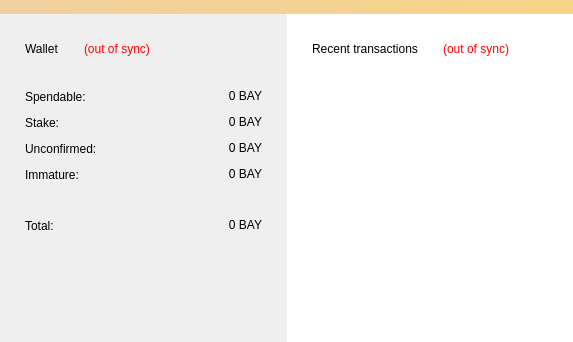
<?xml version="1.0" encoding="UTF-8"?>
<ui version="4.0">
 <class>OverviewPage</class>
 <widget class="QWidget" name="OverviewPage">
  <property name="geometry">
   <rect>
    <x>0</x>
    <y>0</y>
    <width>573</width>
    <height>342</height>
   </rect>
  </property>
  <property name="windowTitle">
   <string>Form</string>
  </property>
  <layout class="QVBoxLayout" name="topLayout">
   <property name="spacing">
    <number>0</number>
   </property>
   <property name="leftMargin">
    <number>0</number>
   </property>
   <property name="topMargin">
    <number>0</number>
   </property>
   <property name="rightMargin">
    <number>0</number>
   </property>
   <property name="bottomMargin">
    <number>0</number>
   </property>
   <item>
    <widget class="QLabel" name="labelAlerts">
     <property name="visible">
      <bool>false</bool>
     </property>
     <property name="styleSheet">
      <string notr="true">background-color: qlineargradient(x1: 0, y1: 0, x2: 1, y2: 0, stop:0 #F0D0A0, stop:1 #F8D488);  color:#000000
</string>
     </property>
     <property name="wordWrap">
      <bool>true</bool>
     </property>
     <property name="margin">
      <number>3</number>
     </property>
    </widget>
   </item>
   <item>
    <layout class="QHBoxLayout" name="horizontalLayout" stretch="1,1">
     <property name="spacing">
      <number>0</number>
     </property>
     <item>
      <layout class="QVBoxLayout" name="verticalLayout_2">
       <item>
        <widget class="QWidget" name="widget" native="true">
         <layout class="QVBoxLayout" name="verticalLayout_4">
          <property name="spacing">
           <number>25</number>
          </property>
          <property name="leftMargin">
           <number>25</number>
          </property>
          <property name="topMargin">
           <number>25</number>
          </property>
          <property name="rightMargin">
           <number>25</number>
          </property>
          <property name="bottomMargin">
           <number>25</number>
          </property>
          <item>
           <layout class="QHBoxLayout" name="horizontalLayout_4">
            <item>
             <widget class="QLabel" name="labelWallet">
              <property name="text">
               <string>Wallet</string>
              </property>
              <property name="textFormat">
               <enum>Qt::PlainText</enum>
              </property>
             </widget>
            </item>
            <item>
             <widget class="QLabel" name="labelWalletStatus">
              <property name="toolTip">
               <string>The displayed information may be out of date. Your wallet automatically synchronizes with the BitBay network after a connection is established, but this process has not completed yet.</string>
              </property>
              <property name="styleSheet">
               <string notr="true">QLabel { color: red; }</string>
              </property>
              <property name="text">
               <string notr="true">(out of sync)</string>
              </property>
              <property name="alignment">
               <set>Qt::AlignLeading|Qt::AlignLeft|Qt::AlignVCenter</set>
              </property>
             </widget>
            </item>
            <item>
             <spacer name="horizontalSpacer_2">
              <property name="orientation">
               <enum>Qt::Horizontal</enum>
              </property>
              <property name="sizeHint" stdset="0">
               <size>
                <width>40</width>
                <height>20</height>
               </size>
              </property>
             </spacer>
            </item>
           </layout>
          </item>
          <item>
           <layout class="QGridLayout" name="gridLayout">
            <property name="horizontalSpacing">
             <number>0</number>
            </property>
            <property name="verticalSpacing">
             <number>1</number>
            </property>
            <item row="2" column="0">
             <widget class="QLabel" name="labelUnconfirmedText">
              <property name="minimumSize">
               <size>
                <width>0</width>
                <height>25</height>
               </size>
              </property>
              <property name="text">
               <string>Unconfirmed:</string>
              </property>
             </widget>
            </item>
            <item row="5" column="1">
             <widget class="QLabel" name="labelTotal">
              <property name="cursor">
               <cursorShape>IBeamCursor</cursorShape>
              </property>
              <property name="toolTip">
               <string>Your current total balance</string>
              </property>
              <property name="text">
               <string notr="true">0 BAY</string>
              </property>
              <property name="alignment">
               <set>Qt::AlignRight|Qt::AlignTrailing|Qt::AlignVCenter</set>
              </property>
              <property name="textInteractionFlags">
               <set>Qt::LinksAccessibleByMouse|Qt::TextSelectableByKeyboard|Qt::TextSelectableByMouse</set>
              </property>
             </widget>
            </item>
            <item row="1" column="0">
             <widget class="QLabel" name="labelStakeText">
              <property name="minimumSize">
               <size>
                <width>0</width>
                <height>25</height>
               </size>
              </property>
              <property name="text">
               <string>Stake:</string>
              </property>
             </widget>
            </item>
            <item row="3" column="1">
             <widget class="QLabel" name="labelImmature">
              <property name="toolTip">
               <string>Mined balance that has not yet matured</string>
              </property>
              <property name="text">
               <string notr="true">0 BAY</string>
              </property>
              <property name="alignment">
               <set>Qt::AlignRight|Qt::AlignTrailing|Qt::AlignVCenter</set>
              </property>
              <property name="textInteractionFlags">
               <set>Qt::LinksAccessibleByMouse|Qt::TextSelectableByKeyboard|Qt::TextSelectableByMouse</set>
              </property>
             </widget>
            </item>
            <item row="2" column="1">
             <widget class="QLabel" name="labelUnconfirmed">
              <property name="cursor">
               <cursorShape>IBeamCursor</cursorShape>
              </property>
              <property name="toolTip">
               <string>Total of transactions that have yet to be confirmed, and do not yet count toward the current balance</string>
              </property>
              <property name="text">
               <string notr="true">0 BAY</string>
              </property>
              <property name="alignment">
               <set>Qt::AlignRight|Qt::AlignTrailing|Qt::AlignVCenter</set>
              </property>
              <property name="textInteractionFlags">
               <set>Qt::LinksAccessibleByMouse|Qt::TextSelectableByKeyboard|Qt::TextSelectableByMouse</set>
              </property>
             </widget>
            </item>
            <item row="5" column="0">
             <widget class="QLabel" name="labelTotalText">
              <property name="minimumSize">
               <size>
                <width>0</width>
                <height>25</height>
               </size>
              </property>
              <property name="text">
               <string>Total:</string>
              </property>
             </widget>
            </item>
            <item row="0" column="1">
             <widget class="QLabel" name="labelBalance">
              <property name="cursor">
               <cursorShape>IBeamCursor</cursorShape>
              </property>
              <property name="toolTip">
               <string>Your current spendable balance</string>
              </property>
              <property name="text">
               <string notr="true">0 BAY</string>
              </property>
              <property name="alignment">
               <set>Qt::AlignRight|Qt::AlignTrailing|Qt::AlignVCenter</set>
              </property>
              <property name="textInteractionFlags">
               <set>Qt::LinksAccessibleByMouse|Qt::TextSelectableByKeyboard|Qt::TextSelectableByMouse</set>
              </property>
             </widget>
            </item>
            <item row="1" column="1">
             <widget class="QLabel" name="labelStake">
              <property name="cursor">
               <cursorShape>IBeamCursor</cursorShape>
              </property>
              <property name="toolTip">
               <string>Total of coins that was staked, and do not yet count toward the current balance</string>
              </property>
              <property name="text">
               <string notr="true">0 BAY</string>
              </property>
              <property name="alignment">
               <set>Qt::AlignRight|Qt::AlignTrailing|Qt::AlignVCenter</set>
              </property>
              <property name="textInteractionFlags">
               <set>Qt::LinksAccessibleByMouse|Qt::TextSelectableByKeyboard|Qt::TextSelectableByMouse</set>
              </property>
             </widget>
            </item>
            <item row="3" column="0">
             <widget class="QLabel" name="labelImmatureText">
              <property name="minimumSize">
               <size>
                <width>0</width>
                <height>25</height>
               </size>
              </property>
              <property name="text">
               <string>Immature:</string>
              </property>
             </widget>
            </item>
            <item row="0" column="0">
             <widget class="QLabel" name="labelSpendable">
              <property name="minimumSize">
               <size>
                <width>0</width>
                <height>25</height>
               </size>
              </property>
              <property name="text">
               <string>Spendable:</string>
              </property>
             </widget>
            </item>
            <item row="4" column="0">
             <spacer name="verticalSpacer_2">
              <property name="orientation">
               <enum>Qt::Vertical</enum>
              </property>
              <property name="sizeType">
               <enum>QSizePolicy::Fixed</enum>
              </property>
              <property name="sizeHint" stdset="0">
               <size>
                <width>20</width>
                <height>25</height>
               </size>
              </property>
             </spacer>
            </item>
           </layout>
          </item>
         </layout>
        </widget>
       </item>
       <item>
        <spacer name="verticalSpacer">
         <property name="orientation">
          <enum>Qt::Vertical</enum>
         </property>
         <property name="sizeHint" stdset="0">
          <size>
           <width>20</width>
           <height>40</height>
          </size>
         </property>
        </spacer>
       </item>
      </layout>
     </item>
     <item>
      <layout class="QVBoxLayout" name="verticalLayout_3">
       <item>
        <widget class="QWidget" name="w_recent" native="true">
         <property name="palette">
          <palette>
           <active>
            <colorrole role="Base">
             <brush brushstyle="SolidPattern">
              <color alpha="255">
               <red>255</red>
               <green>255</green>
               <blue>255</blue>
              </color>
             </brush>
            </colorrole>
            <colorrole role="Window">
             <brush brushstyle="SolidPattern">
              <color alpha="255">
               <red>255</red>
               <green>255</green>
               <blue>255</blue>
              </color>
             </brush>
            </colorrole>
           </active>
           <inactive>
            <colorrole role="Base">
             <brush brushstyle="SolidPattern">
              <color alpha="255">
               <red>255</red>
               <green>255</green>
               <blue>255</blue>
              </color>
             </brush>
            </colorrole>
            <colorrole role="Window">
             <brush brushstyle="SolidPattern">
              <color alpha="255">
               <red>255</red>
               <green>255</green>
               <blue>255</blue>
              </color>
             </brush>
            </colorrole>
           </inactive>
           <disabled>
            <colorrole role="Base">
             <brush brushstyle="SolidPattern">
              <color alpha="255">
               <red>255</red>
               <green>255</green>
               <blue>255</blue>
              </color>
             </brush>
            </colorrole>
            <colorrole role="Window">
             <brush brushstyle="SolidPattern">
              <color alpha="255">
               <red>255</red>
               <green>255</green>
               <blue>255</blue>
              </color>
             </brush>
            </colorrole>
           </disabled>
          </palette>
         </property>
         <property name="autoFillBackground">
          <bool>true</bool>
         </property>
         <layout class="QVBoxLayout" name="verticalLayout">
          <property name="spacing">
           <number>25</number>
          </property>
          <property name="leftMargin">
           <number>25</number>
          </property>
          <property name="topMargin">
           <number>25</number>
          </property>
          <property name="rightMargin">
           <number>25</number>
          </property>
          <property name="bottomMargin">
           <number>25</number>
          </property>
          <item>
           <layout class="QHBoxLayout" name="horizontalLayout_2">
            <item>
             <widget class="QLabel" name="labelRecent">
              <property name="text">
               <string>Recent transactions</string>
              </property>
              <property name="textFormat">
               <enum>Qt::PlainText</enum>
              </property>
             </widget>
            </item>
            <item>
             <widget class="QLabel" name="labelTransactionsStatus">
              <property name="toolTip">
               <string>The displayed information may be out of date. Your wallet automatically synchronizes with the BitBay network after a connection is established, but this process has not completed yet.</string>
              </property>
              <property name="styleSheet">
               <string notr="true">QLabel { color: red; }</string>
              </property>
              <property name="text">
               <string notr="true">(out of sync)</string>
              </property>
              <property name="alignment">
               <set>Qt::AlignRight|Qt::AlignTrailing|Qt::AlignVCenter</set>
              </property>
             </widget>
            </item>
            <item>
             <spacer name="horizontalSpacer">
              <property name="orientation">
               <enum>Qt::Horizontal</enum>
              </property>
              <property name="sizeHint" stdset="0">
               <size>
                <width>40</width>
                <height>20</height>
               </size>
              </property>
             </spacer>
            </item>
           </layout>
          </item>
          <item>
           <widget class="QListView" name="listTransactions">
            <property name="styleSheet">
             <string notr="true">QListView { background: transparent; }</string>
            </property>
            <property name="frameShape">
             <enum>QFrame::NoFrame</enum>
            </property>
            <property name="verticalScrollBarPolicy">
             <enum>Qt::ScrollBarAlwaysOff</enum>
            </property>
            <property name="horizontalScrollBarPolicy">
             <enum>Qt::ScrollBarAlwaysOff</enum>
            </property>
            <property name="selectionMode">
             <enum>QAbstractItemView::NoSelection</enum>
            </property>
           </widget>
          </item>
         </layout>
        </widget>
       </item>
      </layout>
     </item>
    </layout>
   </item>
  </layout>
 </widget>
 <resources/>
 <connections/>
</ui>
